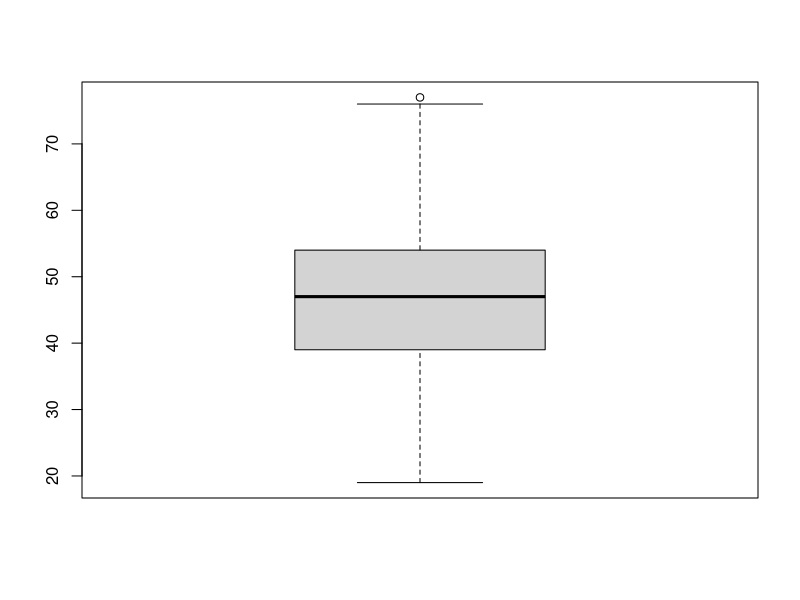
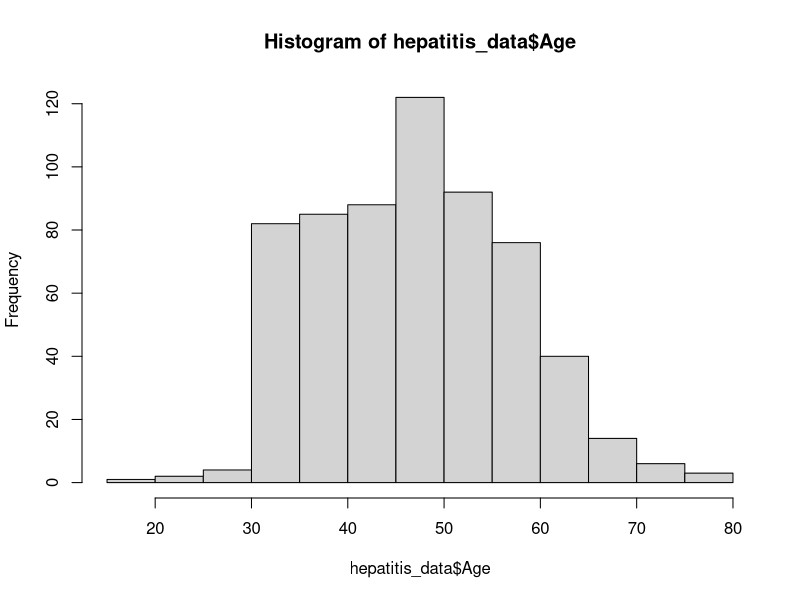
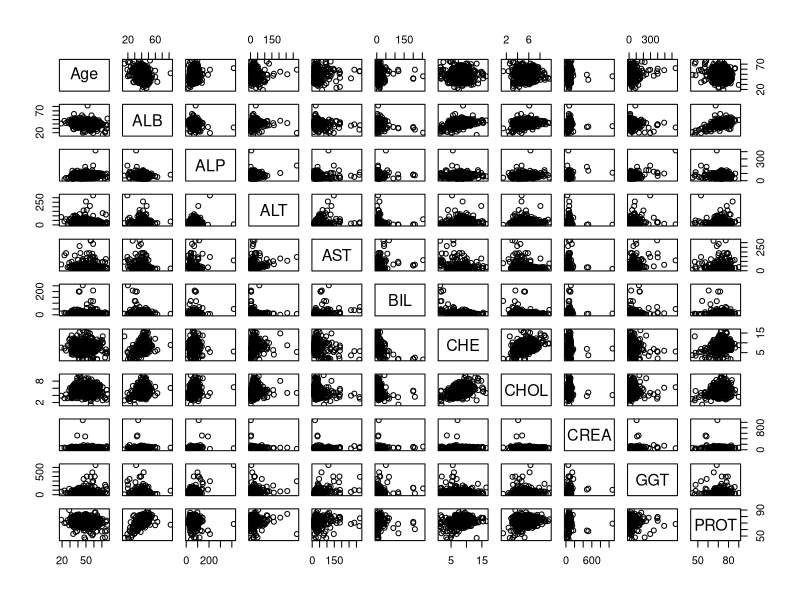

Source code (R) for these figures, in order:
# Load dataset
hepatitis_data <- read.csv("data/HepatitisCdata.csv", colClasses = c(
  Category = "factor",
  Age = "numeric",
  Sex = "factor",
  ALB = "numeric",
  ALP = "numeric",
  ALT = "numeric",
  AST = "numeric",
  BIL = "numeric",
  CHE = "numeric",
  CHOL = "numeric",
  CREA = "numeric",
  GGT = "numeric",
  PROT = "numeric"
))

# Display the structure of the dataset
str(hepatitis_data)

# View the first few rows of the dataset
head(hepatitis_data)

# View the dataset in a separate viewer window
View(hepatitis_data)

# Frequency of each category
table(hepatitis_data$Category)

# Frequency of each sex
table(hepatitis_data$Sex)

# Mean, median, and mode of ALB
mean_ALB <- mean(hepatitis_data$ALB)
median_ALB <- median(hepatitis_data$ALB)
mode_ALB <- names(sort(-table(hepatitis_data$ALB)))[1]

# Display results
cat("Mean ALB:", mean_ALB, "\n")
cat("Median ALB:", median_ALB, "\n")
cat("Mode ALB:", mode_ALB, "\n")

# Mean of other numerical variables
col_means <- colMeans(hepatitis_data[, sapply(hepatitis_data, is.numeric)])
col_means

# Summary statistics for numerical variables
summary(hepatitis_data[, sapply(hepatitis_data, is.numeric)])

# Boxplot for Age
boxplot(hepatitis_data$Age)

# Histogram for Age
hist(hepatitis_data$Age)

# Correlation matrix
cor_matrix <- cor(hepatitis_data[, sapply(hepatitis_data, is.numeric)])
cor_matrix

# Scatterplot matrix for numerical variables
pairs(hepatitis_data[, sapply(hepatitis_data, is.numeric)])

# Perform ANOVA for 'Category' against numerical variables
anova_results <- lapply(hepatitis_data[, sapply(hepatitis_data, is.numeric)], 
                        function(x) {
                          aov_out <- aov(x ~ Category, data = hepatitis_data)
                          return(summary(aov_out))
                        })

# Display ANOVA results
names(anova_results) <- colnames(hepatitis_data)[sapply(hepatitis_data, is.numeric)]
anova_results

